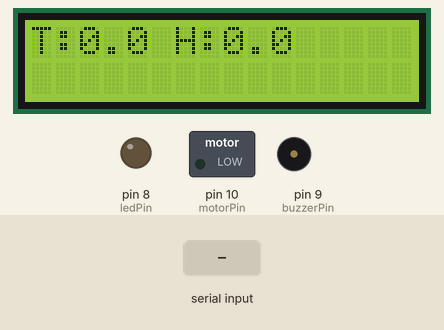
Simulated run of this sketch. Board: Arduino Uno, built with avr-gcc and run on an emulated ATmega328P. Shown: 16×2 character LCD, switched loads named in the sketch (green lamp = pin HIGH), output pins drawn as LEDs (lit = HIGH), buzzer (waves = sounding). Inputs (shaded band) come from the test bench.

Above: at 1.6 s.
1.7 s: "temp:,45\n" received over Serial
At 4.2 s:
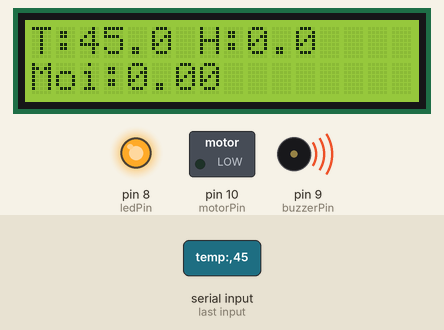
4.5 s: "temp:\n" received over Serial
At 7.8 s:
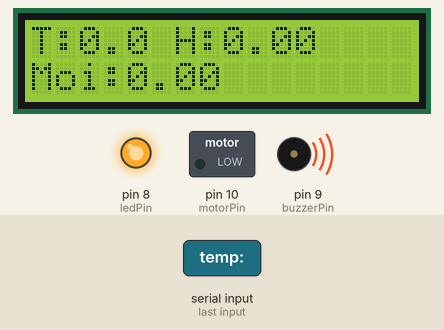
Timing chart, 0 to 9.3 s (numbered marks = the images above; inputs shaded):
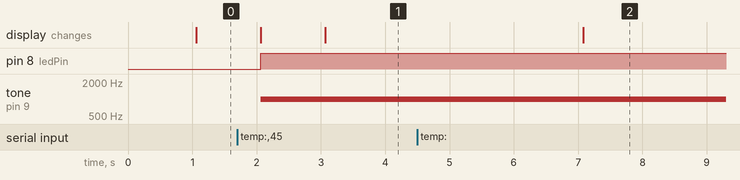

The sketch:

uno.ino
```cpp
#include <LiquidCrystal.h>
#include <SoftwareSerial.h>


// LCD setup
const int rs = 12, en = 11, d4 = 5, d5 = 4, d6 = 3, d7 = 2;
LiquidCrystal lcd(rs, en, d4, d5, d6, d7);

// LED, Buzzer, and Motor setup
const int ledPin = 8;  //Pin for LED control
const int buzzerPin = 9; //Pin for buzzer control
const int motorPin = 10; // Pin for motor control

// Threshold for soil moisture
const int moistureThresholdLow = 150;  // Low moisture threshold
const int moistureThresholdHigh = 230; // High moisture threshold

// Variables to store sensor data
float temperature, humidity, soilMoisture;

void setup() {
  pinMode(ledPin, OUTPUT);
  pinMode(buzzerPin, OUTPUT);
  pinMode(motorPin, OUTPUT);
  lcd.begin(16, 2);

  Serial.begin(115200); // Set baud rate for SoftwareSerial
}

void loop() {
  // Read data from other device
  if (Serial.available()) {
    String inputString = Serial.readStringUntil('\n');
    if (inputString.startsWith("temp:")) {
      temperature = inputString.substring(6).toFloat();
    }
    else if (inputString.startsWith("humi:")) {
      humidity = inputString.substring(6).toFloat();
    }
    else if (inputString.startsWith("moi:")) {
      soilMoisture = inputString.substring(5).toFloat();
    }
  }

  // Update LCD display
  lcd.setCursor(0, 0);
  delay(1000);
  lcd.print("T:");
  lcd.print(temperature, 1);
  lcd.print(" H:");
  lcd.print(humidity, 1);
   lcd.setCursor(0, 1);
   delay(1000);
  lcd.print("Moi:");
  lcd.print(soilMoisture);

  if (soilMoisture < moistureThresholdLow) {
    digitalWrite(ledPin, HIGH);
    tone(buzzerPin, 1000); // The frequency of sound produced at low moisture
    digitalWrite(motorPin, LOW); // Flag down

  } else if (soilMoisture > moistureThresholdHigh) {
    digitalWrite(ledPin, LOW);
    tone(buzzerPin, 2000); // The frequency of sound produced at high moisture
    digitalWrite(motorPin, HIGH);// Flag up
    delay(1000);
    lcd.setCursor(0, 1);

  } else {
    // In the case of the threshold range, you can choose to perform other operations or stay still
    digitalWrite(ledPin, LOW);//Turn off LED
    noTone(buzzerPin); // Stop buzzer
    digitalWrite(motorPin, LOW); // Stop motor
    lcd.setCursor(0, 1);

  }
}
```

Measured:
- after the input at 1.7 s, the display: first differs from a run without the input after 1.4 s (image 1)
- after the input at 4.5 s, the display: changes after 2.6 s (image 2)
